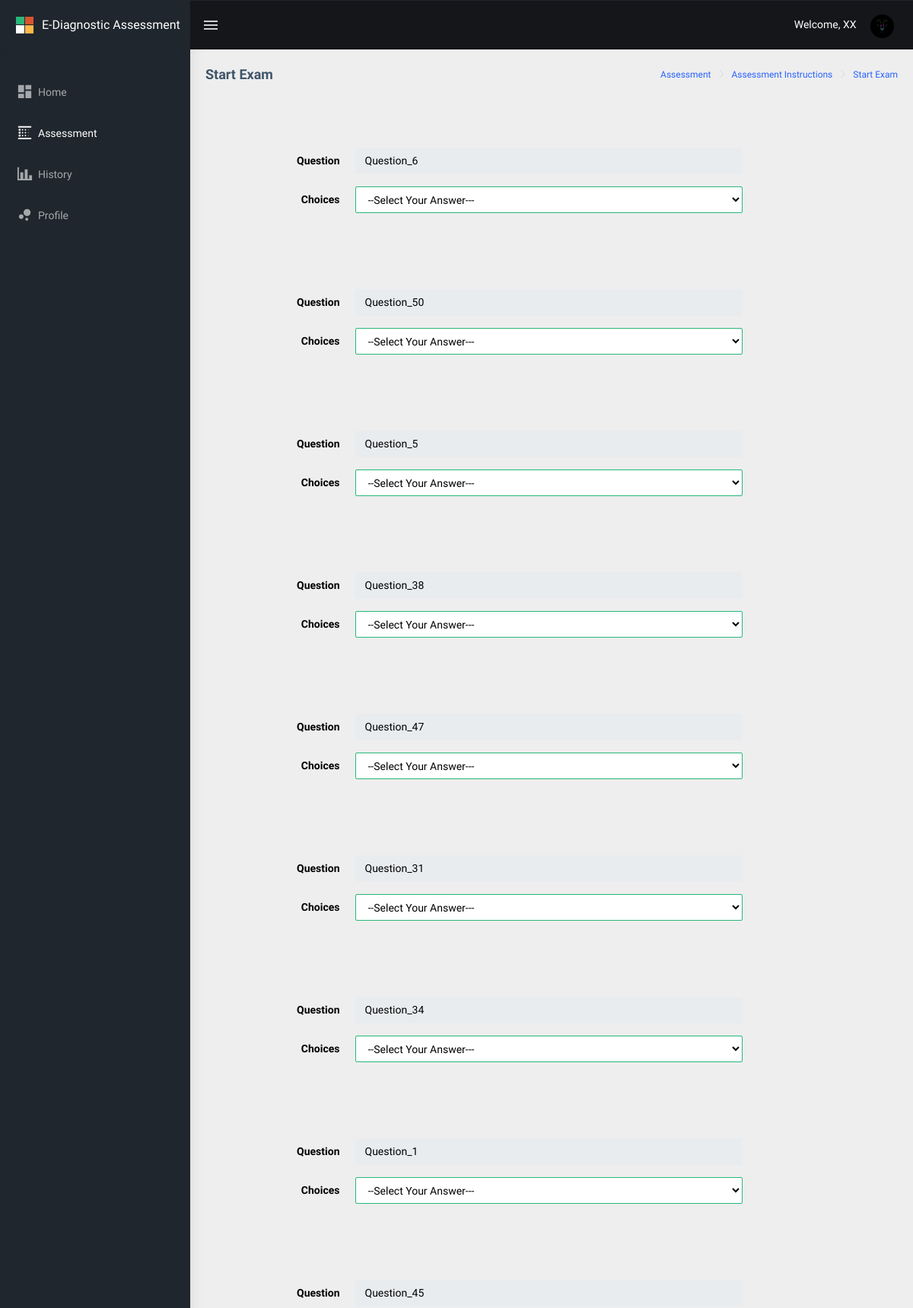
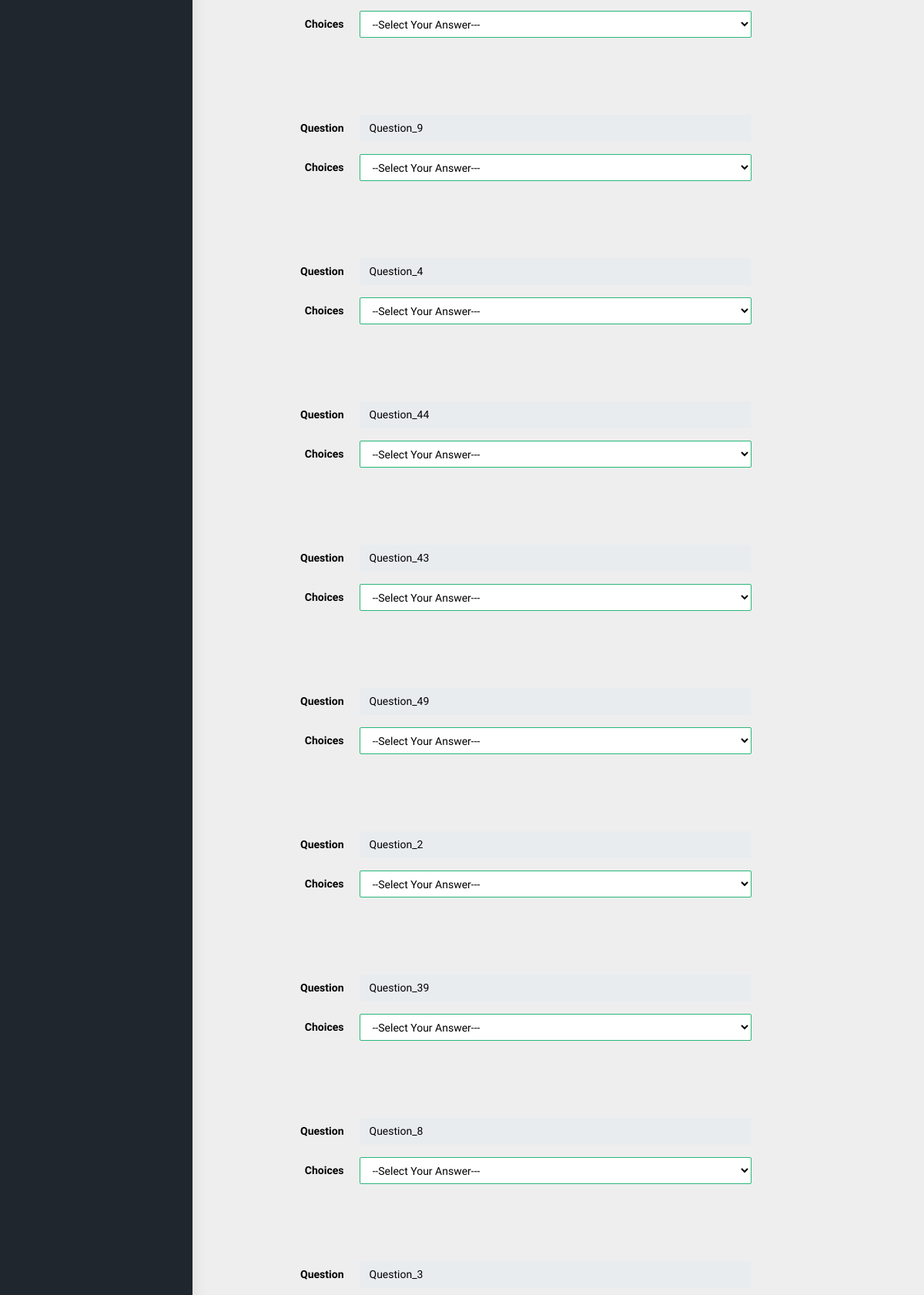
The page /public/main/student/assessment/domains/startexam/index.php (signed in, upper part) on the database its author committed (2 pictures, top to bottom).
### tables this page shows
CREATE TABLE `drxassessment_assessment` (
  `drxassessment_id` int(11) NOT NULL,
  `drxassessment_question1` text NOT NULL,
  `drxassessment_answer` text NOT NULL,
  `drxassessment_answer_value` text NOT NULL,
  `drxassessment_domain` text NOT NULL,
  `drxassessment_q1_answer_1` text NOT NULL,
  `drxassessment_q1_answer_2` text NOT NULL,
  `drxassessment_q1_answer_3` text NOT NULL,
  `drxassessment_q1_answer_4` text NOT NULL,
  `drxassessment_order` int(11) NOT NULL,
  `drxassessment_order_value` text NOT NULL,
  `drxassessment_status` int(1) NOT NULL,
  `drxassessment_created_at` datetime NOT NULL,
  `drxassessment_updated_at` datetime NOT NULL
);

### public/main/student/assessment/domains/startexam/index.php (the view, shortened to what this page needs)
<?php
include("../../../../../../config/common/asdasf9z09x0c90zx90123.php");
$connection->setAttribute(PDO::ATTR_ERRMODE, PDO::ERRMODE_EXCEPTION);
if (!empty($_SESSION['drxassessmentname'])) {
    $drxassessmentname = $_SESSION['drxassessmentname'];
} else {
    $drxassessmentname = "";
}
if (!empty($_SESSION['drxassessmentprofilepic'])) {
    $drxassessmentprofilepic = $_SESSION['drxassessmentprofilepic'];
} else {
    $drxassessmentprofilepic = "";
}
?>
<!DOCTYPE html>
<html dir="ltr" lang="en">
<head>
    <link href="../../../../../assets/libs/flot/css/float-chart.css" rel="stylesheet">
    <link href="../../../../../dist/css/style.min.css" rel="stylesheet">
    <link href="../../../../../assets/libs/datatables.net-bs4/css/dataTables.bootstrap4.css" rel="stylesheet">
    <link href="../../../../../dist/modal/modal.css" rel="stylesheet">
</head>
<body>
    <div id="main-wrapper">
        <header class="topbar" data-navbarbg="skin5">
            <nav class="navbar top-navbar navbar-expand-md navbar-dark">
                <div class="navbar-header" data-logobg="skin5">
                    <a class="navbar-brand" href="../../../../../main/teacher">
                        <b class="logo-icon p-l-10">
                            <img src="../../../../../assets/images/logo-icon.png" alt="homepage" class="light-logo" />
                        </b>
                        <span class="logo-text">
                             <span style="font-size: 16px;">E-Diagnostic Assessment</span>
                        </span>
                    </a>
                </div>
                <div class="navbar-collapse collapse" id="navbarSupportedContent" data-navbarbg="skin5">
                    <ul class="navbar-nav float-left mr-auto">
                        <li class="nav-item d-none d-md-block"><a class="nav-link sidebartoggler waves-effect waves-light" href="javascript:void(0)" data-sidebartype="mini-sidebar"><i class="mdi mdi-menu font-24"></i></a></li>
                    </ul>
                    <ul class="navbar-nav float-right">
                        <li class="nav-item dropdown">
                          <span style="color: #fff;">Welcome, <?php echo $drxassessmentname; ?></span>
                            <a class="nav-link dropdown-toggle text-muted waves-effect waves-dark pro-pic" href="" data-toggle="dropdown" aria-haspopup="true" aria-expanded="false"><img src="../../../../../assets/images/<?php echo $drxassessmentprofilepic; ?>" alt="user" class="rounded-circle" width="31" height="31"></a>
                        </li>
                    </ul>
                </div>
            </nav>
        </header>
        <aside class="left-sidebar" data-sidebarbg="skin5">
            <div class="scroll-sidebar">
								<nav class="sidebar-nav">
                    <ul id="sidebarnav" class="p-t-30">
                        <li class="sidebar-item"> <a class="sidebar-link waves-effect waves-dark sidebar-link" href="../../../" aria-expanded="false"><i class="mdi mdi-view-dashboard"></i><span class="hide-menu">Home</span></a></li>
												<li class="active sidebar-item"> <a class="active sidebar-link waves-effect waves-dark sidebar-link" href="../../" aria-expanded="false"><i class="mdi mdi-blur-linear"></i><span class="hide-menu">Assessment</span></a></li>
                        <li class="sidebar-item"> <a class="sidebar-link waves-effect waves-dark sidebar-link" href="../../../history/" aria-expanded="false"><i class="mdi mdi-chart-bar"></i><span class="hide-menu">History</span></a></li>
                        <li class="sidebar-item"> <a class="sidebar-link waves-effect waves-dark sidebar-link" href="../../../profile/" aria-expanded="false"><i class="mdi mdi-chart-bubble"></i><span class="hide-menu">Profile</span></a></li>
                    </ul>
                </nav>
            </div>
        </aside>
        <div class="page-wrapper">
             <div class="page-breadcrumb">
                <div class="row">
                    <div class="col-12 d-flex no-block align-items-center">
                        <h4 class="page-title">Start Exam</h4>
                        <div class="ml-auto text-right">
                            <nav aria-label="breadcrumb">
                                <ol class="breadcrumb">
                                    <li class="breadcrumb-item active" aria-current="page"><a href="../../../">Assessment</a></li>
                                    <li class="breadcrumb-item active" aria-current="page"><a href="../../">Assessment Instructions</a></li>
                                    <li class="breadcrumb-item active" aria-current="page"><a href="../startexam/">Start Exam</a></li>
                                </ol>
                            </nav>
                        </div>
                    </div>
                </div>
            </div>
        <div class="container-fluid">
            <div class="card-body">
                    <form method="POST" enctype="multipart/form-data">
                        <?php
                        $resultdomain = $connection->prepare("SELECT DISTINCT drxassessment_domain_name FROM drxassessment_assessment_domains");
                        $resultdomain->execute();
                                 while ($rowd = $resultdomain->fetch(PDO::FETCH_ASSOC))
                                 {
                                        $domain_name = $rowd['drxassessment_domain_name'];
                        ?>
                        <?php
                        $result2 = $connection->prepare("SELECT * FROM drxassessment_assessment
                                                         WHERE drxassessment_domain = '$domain_name'
                                                         ORDER BY RAND()
                                                       ");
                        $result2->execute();
                                 while ($row2 = $result2->fetch(PDO::FETCH_ASSOC))
                                 {
                                        $drxassessment_question1 = $row2['drxassessment_question1'];
                        ?> <br /> <br />
                            <div class="form-group row" style="margin-right: 20%;">
                                    <strong class="col-sm-3 text-right control-label col-form-label" style="color: #000;">Question</strong>
                                    <div class="col-sm-9" style="color: #000;">
                                            <input type="text" class="form-control" id="drxassessment_question_student" name="drxassessment_question_student[]" value="<?php echo $drxassessment_question1; ?>" style="color: #000; width: 100%;" readonly>
                                    </div>
                            </div>
                            <div class="form-group row" style="margin-right: 20%;">
                                <strong class="col-sm-3 text-right control-label col-form-label" style="color: #000;">Choices</strong>
                                    <div class="col-sm-9">
                                        <select class="form-control is-valid" name="drxassessment_student_answer[]" id="drxassessment_student_answer" style="color: #000;" required>
                                            <option value="" disabled selected>--Select Your Answer---</option>
                                        </select>
                                    </div>
                            </div> <br /> <br />
                        <?php
                        } }
                        ?>
                    </form>
        </div>
    </div>
    </div>
</body>
</html>

### rows shown on the page
drxassessment_assessment: drxassessment_question1 "Question_6"
drxassessment_assessment: drxassessment_question1 "Question_50"
drxassessment_assessment: drxassessment_question1 "Question_5"
drxassessment_assessment: drxassessment_question1 "Question_38"
drxassessment_assessment: drxassessment_question1 "Question_47"
drxassessment_assessment: drxassessment_question1 "Question_31"
drxassessment_assessment: drxassessment_question1 "Question_34"
drxassessment_assessment: drxassessment_question1 "Question_1"
drxassessment_assessment: drxassessment_question1 "Question_45"
drxassessment_assessment: drxassessment_question1 "Question_9"
drxassessment_assessment: drxassessment_question1 "Question_4"
drxassessment_assessment: drxassessment_question1 "Question_44"
drxassessment_assessment: drxassessment_question1 "Question_43"
drxassessment_assessment: drxassessment_question1 "Question_49"
drxassessment_assessment: drxassessment_question1 "Question_2"
drxassessment_assessment: drxassessment_question1 "Question_39"
drxassessment_assessment: drxassessment_question1 "Question_8"
drxassessment_assessment: drxassessment_question1 "Question_3"

### other values the page prints
$drxassessmentname "XX"
